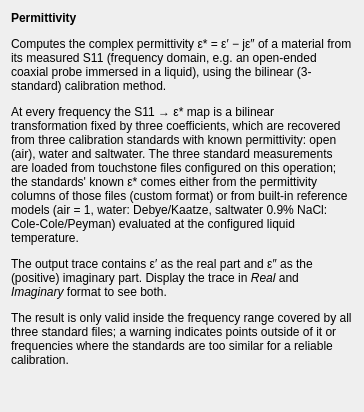
<?xml version="1.0" encoding="UTF-8"?>
<ui version="4.0">
 <class>PermittivityExplanationWidget</class>
 <widget class="QWidget" name="PermittivityExplanationWidget">
  <property name="geometry">
   <rect>
    <x>0</x>
    <y>0</y>
    <width>364</width>
    <height>412</height>
   </rect>
  </property>
  <property name="windowTitle">
   <string>Form</string>
  </property>
  <layout class="QVBoxLayout" name="verticalLayout">
   <item>
    <widget class="QLabel" name="widget">
     <property name="text">
      <string>&lt;html&gt;&lt;head/&gt;&lt;body&gt;&lt;p&gt;&lt;span style=&quot; font-weight:600;&quot;&gt;Permittivity&lt;/span&gt;&lt;/p&gt;&lt;p&gt;Computes the complex permittivity ε* = ε′ − jε″ of a material from its measured S11 (frequency domain, e.g. an open-ended coaxial probe immersed in a liquid), using the bilinear (3-standard) calibration method.&lt;/p&gt;&lt;p&gt;At every frequency the S11 → ε* map is a bilinear transformation fixed by three coefficients, which are recovered from three calibration standards with known permittivity: open (air), water and saltwater. The three standard measurements are loaded from touchstone files configured on this operation; the standards' known ε* comes either from the permittivity columns of those files (custom format) or from built-in reference models (air = 1, water: Debye/Kaatze, saltwater 0.9% NaCl: Cole-Cole/Peyman) evaluated at the configured liquid temperature.&lt;/p&gt;&lt;p&gt;The output trace contains ε′ as the real part and ε″ as the (positive) imaginary part. Display the trace in &lt;span style=&quot; font-style:italic;&quot;&gt;Real&lt;/span&gt; and &lt;span style=&quot; font-style:italic;&quot;&gt;Imaginary&lt;/span&gt; format to see both.&lt;/p&gt;&lt;p&gt;The result is only valid inside the frequency range covered by all three standard files; a warning indicates points outside of it or frequencies where the standards are too similar for a reliable calibration.&lt;/p&gt;&lt;/body&gt;&lt;/html&gt;</string>
     </property>
     <property name="wordWrap">
      <bool>true</bool>
     </property>
    </widget>
   </item>
   <item>
    <spacer name="verticalSpacer">
     <property name="orientation">
      <enum>Qt::Vertical</enum>
     </property>
     <property name="sizeHint" stdset="0">
      <size>
       <width>20</width>
       <height>40</height>
      </size>
     </property>
    </spacer>
   </item>
  </layout>
 </widget>
 <resources/>
 <connections/>
</ui>
